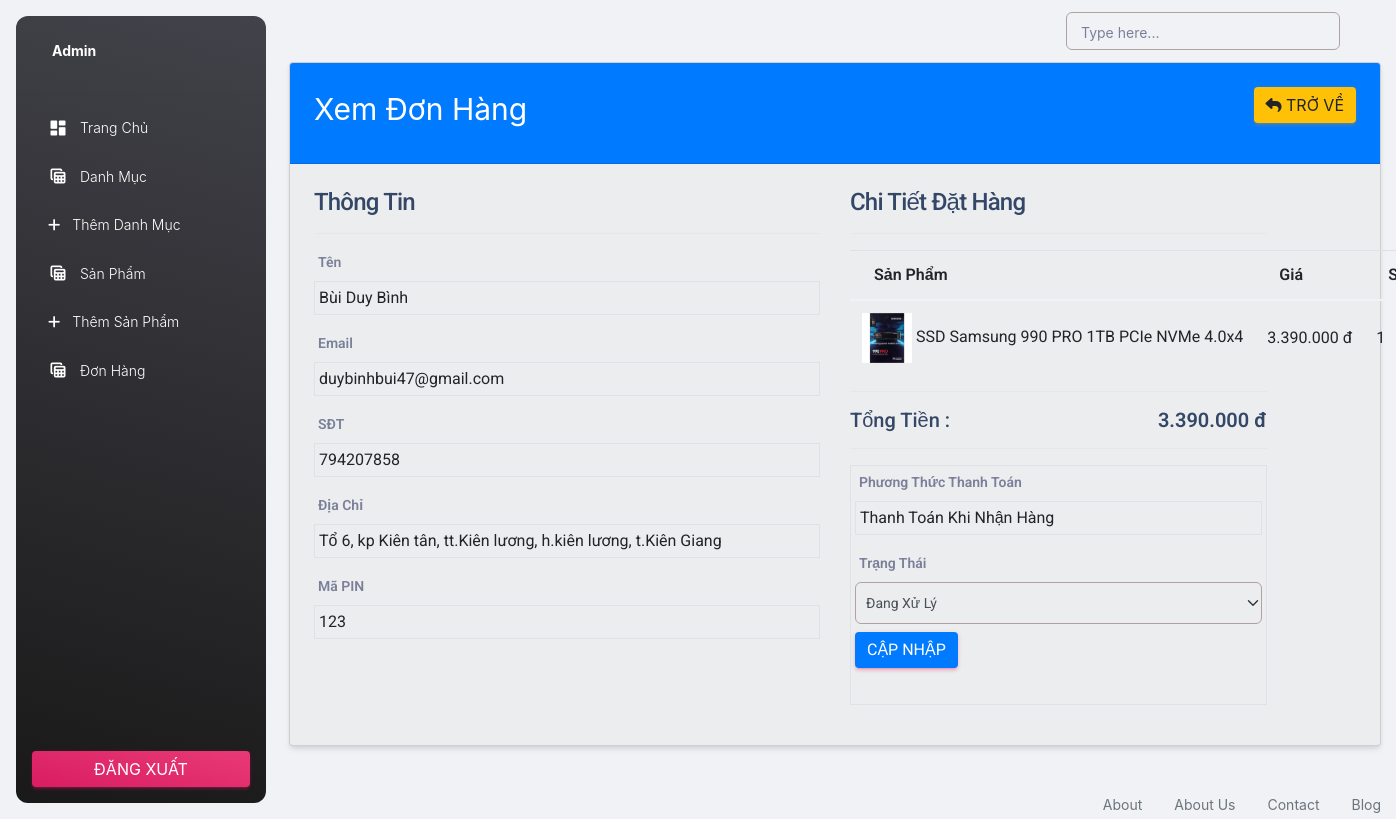
Page /Admin/view-order.php?t=madon741994207858 (signed in) on the committed database.
### tables this page shows
CREATE TABLE `orders` (
  `id` int(11) NOT NULL,
  `tracking_no` varchar(255) NOT NULL,
  `user_id` int(255) NOT NULL,
  `name` varchar(255) NOT NULL,
  `email` varchar(255) NOT NULL,
  `phone` int(255) NOT NULL,
  `address` varchar(255) NOT NULL,
  `pincode` int(255) NOT NULL,
  `total_price` int(255) NOT NULL,
  `payment_mode` varchar(255) NOT NULL,
  `payment_id` varchar(255) DEFAULT NULL,
  `status` tinyint(4) NOT NULL DEFAULT 0,
  `comments` varchar(255) DEFAULT NULL,
  `created_at` timestamp NOT NULL DEFAULT current_timestamp()
);

CREATE TABLE `products` (
  `id` int(11) NOT NULL,
  `category_id` int(11) NOT NULL,
  `name` varchar(255) NOT NULL,
  `small_description` varchar(5000) NOT NULL,
  `description` varchar(5000) NOT NULL,
  `original_price` int(11) NOT NULL,
  `selling_price` int(11) NOT NULL,
  `image` varchar(255) NOT NULL,
  `qty` int(11) NOT NULL,
  `status` tinyint(4) NOT NULL,
  `trending` tinyint(4) NOT NULL,
  `meta_title` varchar(255) NOT NULL,
  `meta_description` varchar(255) NOT NULL,
  `meta_keyword` varchar(255) NOT NULL,
  `created_at` timestamp NOT NULL DEFAULT current_timestamp()
);

CREATE TABLE `order_items` (
  `id` int(11) NOT NULL,
  `order_id` int(255) NOT NULL,
  `prod_id` int(255) NOT NULL,
  `qty` int(255) NOT NULL,
  `price` int(255) NOT NULL,
  `created_at` timestamp NOT NULL DEFAULT current_timestamp()
);

### functions/myfunctions.php (called while the page is built, shortened)
<?php
include('../config/dbcon.php');
function checkTrackingNovalid($trackingNo){
    global $con;
    $query = "SELECT * FROM orders WHERE tracking_no = '$trackingNo' ";
    return  mysqli_query($con, $query);
}
?>

### Admin/view-order.php (the view, shortened to what this page needs)
<?php
    include('../middleware/adminmiddleware.php');
    include('includes/header.php');
     if(isset($_GET['t'])){
        $tracking_no = $_GET['t'];
        $orderData = checkTrackingNovalid($tracking_no);
            ?>
            <?php
     }
     else{
       ?>
       <h4>Loi</h4>
       <?php
            die();
     }
    $data =mysqli_fetch_array($orderData);
?>
<div class="container">
            <div class="row">
                <div class="col-md-12">
                    <div class="card">
                        <div class="card-header bg-primary">
                           <span class=" text-white fs-3">Xem Đơn Hàng</span>
                           <a href="orders.php"class="btn btn-warning float-end"><i class="fa fa-reply"></i> Trở Về</a>
                        </div>
                        <div class="card-body">
                            <div class="row">
                                <div class="col-md-6">
                                    <h4>Thông Tin</h4><hr>
                                    <div class="row">
                                        <div class="col-md-12 mb-3">
                                        <label class="fw-bold">Tên</label>
                                            <div class="border p-1">
                                                <?= $data['name']; ?>
                                            </div>
                                        </div>
                                        <div class="col-md-12 mb-3">
                                        <label  class="fw-bold">Email</label>
                                            <div class="border p-1">
                                                <?= $data['email']; ?>
                                            </div>
                                        </div>
                                        <div class="col-md-12 mb-3">
                                        <label  class="fw-bold">SĐT</label>
                                            <div class="border p-1">
                                                <?= $data['phone']; ?>
                                            </div>
                                        </div>
                                        <div class="col-md-12 mb-3">
                                        <label class="fw-bold">Địa Chỉ</label>
                                            <div class="border p-1">
                                                <?= $data['address']; ?>
                                            </div>
                                        </div>
                                        <div class="col-md-12 mb-3">
                                        <label class="fw-bold">Mã PIN</label>
                                            <div class="border p-1">
                                                <?=  $data['pincode']; ?>
                                            </div>
                                        </div>
                                    </div>
                                </div>
                                <div class="col-md-5">
                                    <h4>Chi Tiết Đặt Hàng</h4><hr>
                                    <table class="table">
                                        <thead>
                                            <tr>
                                                <th>Sản Phẩm</th>
                                                <th>Giá</th>
                                                <th>Số Lượng</th>
                                            </tr>
                                        </thead>
                                        <tbody>
                                    <?php
                                    $order_query = "SELECT p.id as oid,o.tracking_no,o.user_id,oi.*,oi.qty as orderqty,p.* FROM orders o, order_items oi,
                                    products p WHERE  oi.order_id=o.id AND p.id=oi.prod_id
                                    AND o.tracking_no= '$tracking_no' ";
                                    $order_query_run = mysqli_query($con,$order_query);
                                    if(mysqli_num_rows($order_query_run)>0){
                                        foreach($order_query_run as $item){
                                            ?>
                                            <tr>
                                                <td class="align-middle">
                                                    <img src="../uploads/<?= $item['image']; ?>" width="50px" height="50px" alt="<?= $item['name']; ?>">
                                                    <?= $item['name']; ?>
                                                </td>
                                                <td class="align-middle">
                                                <?= number_format( $item['price'], 0, ',', '.') ?> đ
                                                </td>
                                                <td class="align-middle">
                                                <?= $item['orderqty']; ?>
                                                </td>
                                            </tr>
                                            <?php
                                        }
                                    }
                                    ?>
                                    </tbody>
                                    </table>
                                    <hr>
                                    <h5>Tổng Tiền : <span class="float-right fw-bold"><?= number_format( $data['total_price'], 0, ',', '.') ?> đ</span></h5><hr>
                                    <div class="border p-1 mb-3">
                                        <label class="fw-bold">Phương Thức Thanh Toán</label>
                                        <div class="border p-1 mb-3">
                                        <?= $data['payment_mode'] ?>
                                    </div>
                                        <label class="fw-bold">Trạng Thái</label>
                                        <div class="mb-3">
                                            <form action="code.php" method="POST" >
                                            <select name="order_status"  class="form-select">
                                                <option value="0" <?= $data['status'] ==0?"selected":"" ?>>Đang Xử Lý</option>
                                            </select>
                                            <button type="submit"name="update_order_btn" class="btn btn-primary mt-2">Cập Nhập</button>
                                            </form>
                                    </div>
                                </div>
                            </div>
                        </div>
                    </div>
                </div>
            </div>
        </div>
    </div>
<?php include('includes/footer.php'); ?>

### Admin/includes/header.php (style rules this page uses)
.form-select { border: 1px solid #b3a1a1!important; padding: 8px 10px }

### rows in the picture
orders: name "Bùi Duy Bình", email "duybinhbui47@gmail.com", phone "794207858", address "Tổ 6, kp Kiên tân, tt.Kiên lương, h.kiên lương, t.Kiên Giang", pincode "123", products.image (picture), products.name "SSD Samsung 990 PRO 1TB PCIe NVMe 4.0x4", order_items.price "3.390.000", order_items.qty "1", total_price "3.390.000", payment_mode "Thanh Toán Khi Nhận Hàng", order_status "Đang Xử Lý"
